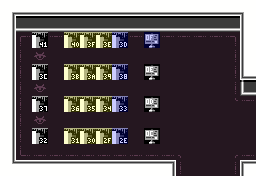

This is a level from a 2D game, rendered from its Tiled map with the project's own tilesets. A one-line summary and the complete map file follow:
An orthogonal 16x11 tile map with 16x16 px tiles, 2 tile layers (Base, Attributes), 6 tilesets.

<map version="1.10" tiledversion="1.11.2" orientation="orthogonal" renderorder="right-down" width="16" height="11" tilewidth="16" tileheight="16" infinite="0" nextlayerid="66" nextobjectid="1">
 <properties>
  <property name="base_logic" value="ROOM_BASE_LOGIC_NONE" />
  <property name="category" value="exterior" />
  <property name="dark" type="bool" value="false" />
  <property name="exit_east" type="bool" value="true" />
  <property name="exit_north" type="bool" value="true" />
  <property name="exit_south" type="bool" value="true" />
  <property name="exit_west" type="bool" value="true" />
  <property name="forbid_player_spawning" type="bool" value="false" />
  <property name="room_obj_palette" value="sprite_palette_overworld_table" />
  <property name="room_palette" value="hub_world_palette_table" />
 </properties>
 <tileset firstgid="1" source="../../MapTiles.tsx" />
 <tileset firstgid="257" source="../../DiscoFloorTiles.tsx" />
 <tileset firstgid="289" source="../../Attributes.tsx" />
 <tileset firstgid="293" source="../../TechnicalTiles.tsx" />
 <tileset firstgid="357" source="../../SignTiles.tsx" />
 <tileset firstgid="485" source="../../ExitTiles.tsx" />
 <layer id="1" name="Base" width="16" height="11">
  <data encoding="csv">
212,226,226,226,226,226,226,226,226,226,226,226,226,226,226,213,
211,242,242,242,242,242,242,242,242,242,242,242,242,242,242,209,
211,258,550,259,549,548,547,546,259,372,259,259,259,259,260,209,
211,266,273,257,257,257,257,257,257,257,257,257,257,257,268,209,
211,266,545,257,544,543,542,541,257,371,257,257,257,257,268,225,
211,266,273,257,257,257,257,257,257,257,257,257,257,257,268,241,
211,266,540,257,539,538,537,536,257,370,257,257,257,257,269,259,
211,266,273,257,257,257,257,257,257,257,257,257,257,257,257,257,
211,266,535,257,534,533,532,531,257,369,257,257,257,257,257,257,
211,274,275,275,275,275,275,275,275,275,275,262,257,257,261,275,
228,194,194,194,194,194,194,194,194,194,195,266,257,257,268,193
</data>
 </layer>
 <layer id="2" name="Attributes" width="16" height="11" opacity="0.2">
  <data encoding="csv">
289,289,289,289,289,289,289,289,289,289,289,289,289,289,289,289,
289,289,289,289,289,289,289,289,289,289,289,289,289,289,289,289,
289,289,289,289,291,291,291,290,289,290,289,289,289,289,289,289,
289,289,0,0,0,0,0,0,0,0,0,0,0,0,289,289,
289,289,289,289,291,291,291,290,289,289,289,289,289,289,289,289,
289,289,289,289,289,289,289,289,289,289,289,289,289,289,289,289,
289,289,289,289,291,291,291,290,289,289,0,0,0,0,289,289,
289,289,289,289,289,289,289,289,289,289,289,289,289,289,289,289,
289,289,289,0,291,291,291,290,0,0,0,289,289,289,289,289,
289,289,289,289,289,0,0,0,0,289,289,289,289,289,289,289,
289,289,289,289,289,289,289,289,289,289,289,289,289,289,289,289
</data>
 </layer>
</map>
